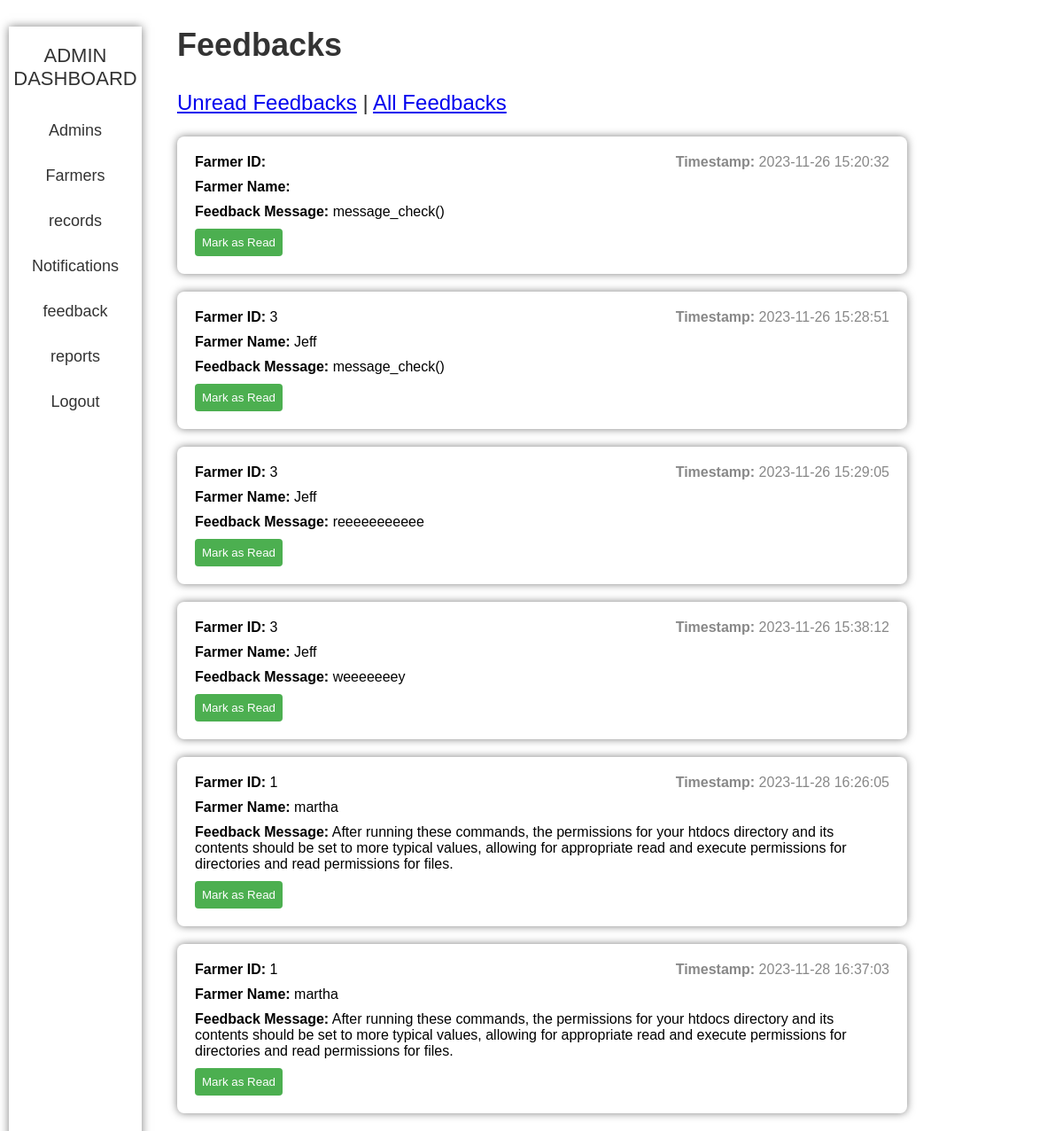
The app's page /viewfeedbacks.php?show_all=1 with its own data.
### tables this page shows
CREATE TABLE `feedback_table` (
  `feedback_id` int(11) NOT NULL,
  `farmer_id` int(11) DEFAULT NULL,
  `farmer_name` varchar(255) DEFAULT NULL,
  `feedback_message` text DEFAULT NULL,
  `timestamp` timestamp NOT NULL DEFAULT current_timestamp(),
  `is_read` tinyint(1) NOT NULL DEFAULT 0
);

### viewfeedbacks.php (the view, shortened to what this page needs)
<?php
include 'functions.php';
$showAll = isset($_GET['show_all']);
$readStatus = $showAll ? '' : ' AND is_read = FALSE';
$feedbackQuery = "SELECT * FROM feedback_table WHERE 1$readStatus";
$feedbackResult = $conn->query($feedbackQuery);
?>
<!DOCTYPE html>
<html lang="en">
<head>
    <link rel="stylesheet" href="style.css">
</head>
<body>
<div class="all-wrap">
    <div class="sidebar">
        <header>ADMIN DASHBOARD</header>
        <ul>
            <li><a href="add_admin.php"><i class="fas fa-stream"></i>Admins</a></li>
            <li><a href="add_farmer.php"><i class="fas fa-stream"></i> Farmers</a></li>
            <li><a href="records.php"><i class="fas fa-sliders-h"></i>records</a></li>
            <li><a href="sendNotifications.php"><i class="fas fa-sliders-h"></i>Notifications</a></li>
            <li><a href="viewfeedbacks.php"><i class="fas fa-sliders-h"></i>feedback</a></li>
            <li><a href="reports.php"><i class="fas fa-question-circle"></i>reports</a></li>
            <li><a href="logout.php">Logout</a></li>
        </ul>
    </div>
    <div class="container-wrap">
        <div class="feedback-header">
            <h2>Feedbacks</h2>
            <p>
                <a href="viewfeedbacks.php">Unread Feedbacks</a> |
                <a href="viewfeedbacks.php?show_all=1">All Feedbacks</a>
            </p>
        </div>
        <?php
        if ($feedbackResult && $feedbackResult->num_rows > 0) {
            while ($row = $feedbackResult->fetch_assoc()) {
                echo '<div class="feedback">';
                echo '<div class="feedback-details">';
                echo '<div><strong>Farmer ID:</strong> ' . $row['farmer_id'] . '</div>';
                echo '<div class="timestamp"><strong>Timestamp:</strong> ' . $row['timestamp'] . '</div>';
                echo '</div>';
                echo '<div class="feedback-details">';
                echo '<div><strong>Farmer Name:</strong> ' . $row['farmer_name'] . '</div>';
                echo '</div>';
                echo '<div class="feedback-message">';
                echo '<strong>Feedback Message:</strong> ' . $row['feedback_message'];
                echo '</div>';
                echo '<form method="post" action="' . htmlspecialchars($_SERVER["PHP_SELF"]) . '">';
                echo '<button type="submit" name="mark_as_read" class="mark-as-read">Mark as Read</button>';
                echo '</form>';
                echo '</div>';
            }
        } else {
            echo '<p>No feedbacks available.</p>';
        }
        ?>
    </div>
</div>
</body>
</html>

### style.css (style rules this page uses)
body, html { margin: 0; padding: 0; }
body { background-image: url('your-background-image.jpg'); background-size: cover; background-blur: 5px; }
.sidebar { position: fixed; width: 150px; height: 100%; background-color: rgba(255, 255, 255, 0.8); box-shadow: 0 0 10px rgba(0, 0, 0, 0.5); transition: 0.5s; margin-left: 10px; }
.sidebar header { font-size: 22px; text-align: center; padding: 20px 0; color: #333; }
.sidebar ul { padding: 0; margin: 0; list-style: none; }
.sidebar ul li { padding: 15px; text-align: center; }
.sidebar ul li a { text-decoration: none; color: #333; font-size: 18px; display: block; transition: 0.3s; }

### viewfeedbacks.php (style rules this page uses)
body { font-family: Arial, sans-serif; background-image: url('your-background-image.jpg'); background-size: cover; background-blur: 5px; margin: 0; padding: 0; }
.container-wrap { margin: 20px; margin-left: 200px; }
.feedback { background-color: #fff; border-radius: 8px; box-shadow: 0 0 10px rgba(0, 0, 0, 0.5); padding: 20px; margin-bottom: 20px; width: 80%; display: flex; flex-direction: column; }
.feedback-header { font-size: 24px; color: #333; margin-bottom: 20px; }
.feedback-details { display: flex; justify-content: space-between; margin-bottom: 10px; }
.feedback-message { margin-bottom: 10px; }
.timestamp { color: #888; }
.mark-as-read { background-color: #4CAF50; color: #fff; padding: 8px; border: none; border-radius: 4px; cursor: pointer; }

### records on screen
feedback_table: timestamp "2023-11-26 15:20:32", feedback_message "message_check()"
feedback_table: farmer "3", timestamp "2023-11-26 15:28:51", farmer_name "Jeff", feedback_message "message_check()"
feedback_table: farmer "3", timestamp "2023-11-26 15:29:05", farmer_name "Jeff", feedback_message "reeeeeeeeeee"
feedback_table: farmer "3", timestamp "2023-11-26 15:38:12", farmer_name "Jeff", feedback_message "weeeeeeey"
feedback_table: farmer "1", timestamp "2023-11-28 16:26:05", farmer_name "martha", feedback_message "After running these commands, the permissions for your htdocs directory and its contents should be set to more typical values, allowing for appropriate read and execute permissions for directories and read permissions for files."
feedback_table: farmer "1", timestamp "2023-11-28 16:37:03", farmer_name "martha", feedback_message "After running these commands, the permissions for your htdocs directory and its contents should be set to more typical values, allowing for appropriate read and execute permissions for directories and read permissions for files."
